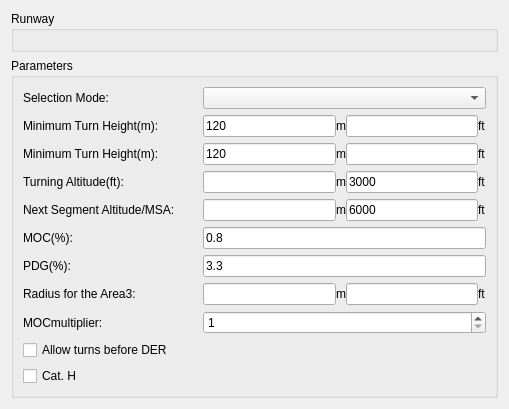
<?xml version="1.0" encoding="UTF-8"?>
<ui version="4.0">
 <class>Form</class>
 <widget class="QWidget" name="Form">
  <property name="geometry">
   <rect>
    <x>0</x>
    <y>0</y>
    <width>509</width>
    <height>368</height>
   </rect>
  </property>
  <property name="font">
   <font>
    <family>Arial</family>
    <weight>50</weight>
    <bold>false</bold>
   </font>
  </property>
  <property name="windowTitle">
   <string>Form</string>
  </property>
  <layout class="QVBoxLayout" name="verticalLayout">
   <item>
    <widget class="QGroupBox" name="gbRunway">
     <property name="title">
      <string>Runway</string>
     </property>
     <layout class="QVBoxLayout" name="vl_gbRunway"/>
    </widget>
   </item>
   <item>
    <widget class="QGroupBox" name="gbParameters">
     <property name="font">
      <font>
       <family>Arial</family>
       <weight>50</weight>
       <bold>false</bold>
      </font>
     </property>
     <property name="title">
      <string>Parameters</string>
     </property>
     <layout class="QVBoxLayout" name="vl_gbParameters">
      <item>
       <widget class="QFrame" name="frameSelectionMode">
        <property name="frameShape">
         <enum>QFrame::NoFrame</enum>
        </property>
        <property name="frameShadow">
         <enum>QFrame::Raised</enum>
        </property>
        <layout class="QHBoxLayout" name="hLayoutSelectionMode">
         <property name="spacing">
          <number>0</number>
         </property>
         <property name="margin">
          <number>0</number>
         </property>
         <item>
          <widget class="QLabel" name="label_66">
           <property name="minimumSize">
            <size>
             <width>180</width>
             <height>0</height>
            </size>
           </property>
           <property name="maximumSize">
            <size>
             <width>180</width>
             <height>16777215</height>
            </size>
           </property>
           <property name="font">
            <font>
             <weight>50</weight>
             <bold>false</bold>
            </font>
           </property>
           <property name="text">
            <string>Selection Mode:</string>
           </property>
          </widget>
         </item>
         <item>
          <widget class="QComboBox" name="cmbSelectionMode">
           <property name="sizePolicy">
            <sizepolicy hsizetype="Expanding" vsizetype="Fixed">
             <horstretch>0</horstretch>
             <verstretch>0</verstretch>
            </sizepolicy>
           </property>
           <property name="minimumSize">
            <size>
             <width>66</width>
             <height>0</height>
            </size>
           </property>
           <property name="font">
            <font>
             <weight>50</weight>
             <bold>false</bold>
            </font>
           </property>
           <property name="contextMenuPolicy">
            <enum>Qt::DefaultContextMenu</enum>
           </property>
          </widget>
         </item>
        </layout>
       </widget>
      </item>
      <item>
       <widget class="QFrame" name="frameMinTurnHeight">
        <property name="frameShape">
         <enum>QFrame::NoFrame</enum>
        </property>
        <property name="frameShadow">
         <enum>QFrame::Raised</enum>
        </property>
        <layout class="QHBoxLayout" name="horizontalLayout_70">
         <property name="spacing">
          <number>0</number>
         </property>
         <property name="margin">
          <number>0</number>
         </property>
         <item>
          <widget class="QLabel" name="label_78">
           <property name="minimumSize">
            <size>
             <width>180</width>
             <height>0</height>
            </size>
           </property>
           <property name="maximumSize">
            <size>
             <width>180</width>
             <height>16777215</height>
            </size>
           </property>
           <property name="font">
            <font>
             <weight>50</weight>
             <bold>false</bold>
            </font>
           </property>
           <property name="text">
            <string>Minimum Turn Height(m):</string>
           </property>
          </widget>
         </item>
         <item>
          <widget class="QLineEdit" name="txtMinTurnHeight">
           <property name="font">
            <font>
             <weight>50</weight>
             <bold>false</bold>
            </font>
           </property>
           <property name="text">
            <string>120</string>
           </property>
          </widget>
         </item>
         <item>
          <widget class="QLabel" name="label_7">
           <property name="text">
            <string>m</string>
           </property>
          </widget>
         </item>
         <item>
          <widget class="QLineEdit" name="txtMinTurnHeightFt"/>
         </item>
         <item>
          <widget class="QLabel" name="label_8">
           <property name="text">
            <string>ft</string>
           </property>
          </widget>
         </item>
        </layout>
       </widget>
      </item>
      <item>
       <widget class="QFrame" name="frameMinTurnHeight_CATH">
        <property name="frameShape">
         <enum>QFrame::NoFrame</enum>
        </property>
        <property name="frameShadow">
         <enum>QFrame::Raised</enum>
        </property>
        <layout class="QHBoxLayout" name="horizontalLayout_73">
         <property name="spacing">
          <number>0</number>
         </property>
         <property name="margin">
          <number>0</number>
         </property>
         <item>
          <widget class="QLabel" name="label_81">
           <property name="minimumSize">
            <size>
             <width>180</width>
             <height>0</height>
            </size>
           </property>
           <property name="maximumSize">
            <size>
             <width>180</width>
             <height>16777215</height>
            </size>
           </property>
           <property name="font">
            <font>
             <weight>50</weight>
             <bold>false</bold>
            </font>
           </property>
           <property name="text">
            <string>Minimum Turn Height(m):</string>
           </property>
          </widget>
         </item>
         <item>
          <widget class="QLineEdit" name="txtMinTurnHeight_CATH">
           <property name="font">
            <font>
             <weight>50</weight>
             <bold>false</bold>
            </font>
           </property>
           <property name="text">
            <string>120</string>
           </property>
          </widget>
         </item>
         <item>
          <widget class="QLabel" name="label_9">
           <property name="text">
            <string>m</string>
           </property>
          </widget>
         </item>
         <item>
          <widget class="QLineEdit" name="txtMinTurnHeight_CATH_2"/>
         </item>
         <item>
          <widget class="QLabel" name="label_10">
           <property name="text">
            <string>ft</string>
           </property>
          </widget>
         </item>
        </layout>
       </widget>
      </item>
      <item>
       <widget class="QFrame" name="frameTurningAltitude">
        <property name="frameShape">
         <enum>QFrame::NoFrame</enum>
        </property>
        <property name="frameShadow">
         <enum>QFrame::Raised</enum>
        </property>
        <layout class="QHBoxLayout" name="hLayoutTurningAltitude">
         <property name="spacing">
          <number>0</number>
         </property>
         <property name="margin">
          <number>0</number>
         </property>
         <item>
          <widget class="QLabel" name="label_79">
           <property name="minimumSize">
            <size>
             <width>180</width>
             <height>0</height>
            </size>
           </property>
           <property name="maximumSize">
            <size>
             <width>180</width>
             <height>16777215</height>
            </size>
           </property>
           <property name="font">
            <font>
             <weight>50</weight>
             <bold>false</bold>
            </font>
           </property>
           <property name="text">
            <string>Turning Altitude(ft):</string>
           </property>
          </widget>
         </item>
         <item>
          <widget class="QLineEdit" name="txtTurningAltitudeM"/>
         </item>
         <item>
          <widget class="QLabel" name="label">
           <property name="text">
            <string>m</string>
           </property>
          </widget>
         </item>
         <item>
          <widget class="QLineEdit" name="txtTurningAltitude">
           <property name="font">
            <font>
             <weight>50</weight>
             <bold>false</bold>
            </font>
           </property>
           <property name="text">
            <string>3000</string>
           </property>
          </widget>
         </item>
         <item>
          <widget class="QLabel" name="label_2">
           <property name="text">
            <string>ft</string>
           </property>
          </widget>
         </item>
        </layout>
       </widget>
      </item>
      <item>
       <widget class="QFrame" name="frameNextSegmentAltitude">
        <property name="frameShape">
         <enum>QFrame::NoFrame</enum>
        </property>
        <property name="frameShadow">
         <enum>QFrame::Raised</enum>
        </property>
        <layout class="QHBoxLayout" name="horizontalLayout_72">
         <property name="spacing">
          <number>0</number>
         </property>
         <property name="margin">
          <number>0</number>
         </property>
         <item>
          <widget class="QLabel" name="label_80">
           <property name="minimumSize">
            <size>
             <width>180</width>
             <height>0</height>
            </size>
           </property>
           <property name="maximumSize">
            <size>
             <width>180</width>
             <height>16777215</height>
            </size>
           </property>
           <property name="font">
            <font>
             <weight>50</weight>
             <bold>false</bold>
            </font>
           </property>
           <property name="text">
            <string>Next Segment Altitude/MSA:</string>
           </property>
          </widget>
         </item>
         <item>
          <widget class="QLineEdit" name="txtNextSegmentAltitudeM"/>
         </item>
         <item>
          <widget class="QLabel" name="label_3">
           <property name="text">
            <string>m</string>
           </property>
          </widget>
         </item>
         <item>
          <widget class="QLineEdit" name="txtNextSegmentAltitude">
           <property name="font">
            <font>
             <weight>50</weight>
             <bold>false</bold>
            </font>
           </property>
           <property name="text">
            <string>6000</string>
           </property>
          </widget>
         </item>
         <item>
          <widget class="QLabel" name="label_4">
           <property name="text">
            <string>ft</string>
           </property>
          </widget>
         </item>
        </layout>
       </widget>
      </item>
      <item>
       <widget class="QFrame" name="frameMOC">
        <property name="frameShape">
         <enum>QFrame::NoFrame</enum>
        </property>
        <property name="frameShadow">
         <enum>QFrame::Raised</enum>
        </property>
        <layout class="QHBoxLayout" name="horizontalLayout_69">
         <property name="spacing">
          <number>0</number>
         </property>
         <property name="margin">
          <number>0</number>
         </property>
         <item>
          <widget class="QLabel" name="label_77">
           <property name="minimumSize">
            <size>
             <width>180</width>
             <height>0</height>
            </size>
           </property>
           <property name="maximumSize">
            <size>
             <width>180</width>
             <height>16777215</height>
            </size>
           </property>
           <property name="font">
            <font>
             <weight>50</weight>
             <bold>false</bold>
            </font>
           </property>
           <property name="text">
            <string>MOC(%):</string>
           </property>
          </widget>
         </item>
         <item>
          <widget class="QLineEdit" name="txtMoc">
           <property name="font">
            <font>
             <weight>50</weight>
             <bold>false</bold>
            </font>
           </property>
           <property name="text">
            <string>0.8</string>
           </property>
          </widget>
         </item>
        </layout>
       </widget>
      </item>
      <item>
       <widget class="QFrame" name="framePDG">
        <property name="frameShape">
         <enum>QFrame::NoFrame</enum>
        </property>
        <property name="frameShadow">
         <enum>QFrame::Raised</enum>
        </property>
        <layout class="QHBoxLayout" name="horizontalLayout_60">
         <property name="spacing">
          <number>0</number>
         </property>
         <property name="margin">
          <number>0</number>
         </property>
         <item>
          <widget class="QLabel" name="label_68">
           <property name="minimumSize">
            <size>
             <width>180</width>
             <height>0</height>
            </size>
           </property>
           <property name="maximumSize">
            <size>
             <width>180</width>
             <height>16777215</height>
            </size>
           </property>
           <property name="font">
            <font>
             <weight>50</weight>
             <bold>false</bold>
            </font>
           </property>
           <property name="text">
            <string>PDG(%):</string>
           </property>
          </widget>
         </item>
         <item>
          <widget class="QLineEdit" name="txtPdg">
           <property name="font">
            <font>
             <weight>50</weight>
             <bold>false</bold>
            </font>
           </property>
           <property name="text">
            <string>3.3</string>
           </property>
          </widget>
         </item>
        </layout>
       </widget>
      </item>
      <item>
       <widget class="QFrame" name="frameNextSegmentAltitude_2">
        <property name="frameShape">
         <enum>QFrame::NoFrame</enum>
        </property>
        <property name="frameShadow">
         <enum>QFrame::Raised</enum>
        </property>
        <layout class="QHBoxLayout" name="horizontalLayout_74">
         <property name="spacing">
          <number>0</number>
         </property>
         <property name="margin">
          <number>0</number>
         </property>
         <item>
          <widget class="QLabel" name="label_82">
           <property name="minimumSize">
            <size>
             <width>180</width>
             <height>0</height>
            </size>
           </property>
           <property name="maximumSize">
            <size>
             <width>180</width>
             <height>16777215</height>
            </size>
           </property>
           <property name="font">
            <font>
             <weight>50</weight>
             <bold>false</bold>
            </font>
           </property>
           <property name="text">
            <string>Radius for the Area3:</string>
           </property>
          </widget>
         </item>
         <item>
          <widget class="QLineEdit" name="txtRadius"/>
         </item>
         <item>
          <widget class="QLabel" name="label_5">
           <property name="text">
            <string>m</string>
           </property>
          </widget>
         </item>
         <item>
          <widget class="QLineEdit" name="txtRadiusFt">
           <property name="font">
            <font>
             <weight>50</weight>
             <bold>false</bold>
            </font>
           </property>
           <property name="text">
            <string/>
           </property>
          </widget>
         </item>
         <item>
          <widget class="QLabel" name="label_6">
           <property name="text">
            <string>ft</string>
           </property>
          </widget>
         </item>
        </layout>
       </widget>
      </item>
      <item>
       <widget class="QFrame" name="frameMOCmultipiler">
        <property name="frameShape">
         <enum>QFrame::NoFrame</enum>
        </property>
        <property name="frameShadow">
         <enum>QFrame::Raised</enum>
        </property>
        <layout class="QHBoxLayout" name="horizontalLayout_76">
         <property name="spacing">
          <number>0</number>
         </property>
         <property name="margin">
          <number>0</number>
         </property>
         <item>
          <widget class="QLabel" name="label_84">
           <property name="minimumSize">
            <size>
             <width>180</width>
             <height>0</height>
            </size>
           </property>
           <property name="maximumSize">
            <size>
             <width>180</width>
             <height>16777215</height>
            </size>
           </property>
           <property name="font">
            <font>
             <weight>50</weight>
             <bold>false</bold>
            </font>
           </property>
           <property name="text">
            <string>MOCmultiplier:</string>
           </property>
          </widget>
         </item>
         <item>
          <widget class="QSpinBox" name="mocSpinBox">
           <property name="enabled">
            <bool>true</bool>
           </property>
           <property name="sizePolicy">
            <sizepolicy hsizetype="Expanding" vsizetype="Fixed">
             <horstretch>0</horstretch>
             <verstretch>0</verstretch>
            </sizepolicy>
           </property>
           <property name="minimumSize">
            <size>
             <width>66</width>
             <height>0</height>
            </size>
           </property>
           <property name="minimum">
            <number>1</number>
           </property>
          </widget>
         </item>
        </layout>
       </widget>
      </item>
      <item>
       <widget class="QCheckBox" name="chbTurnsBeforeDer">
        <property name="font">
         <font>
          <weight>50</weight>
          <bold>false</bold>
         </font>
        </property>
        <property name="text">
         <string>Allow turns before DER</string>
        </property>
       </widget>
      </item>
      <item>
       <widget class="QCheckBox" name="chbCatH">
        <property name="font">
         <font>
          <weight>50</weight>
          <bold>false</bold>
         </font>
        </property>
        <property name="text">
         <string>Cat. H</string>
        </property>
       </widget>
      </item>
     </layout>
    </widget>
   </item>
  </layout>
 </widget>
 <resources/>
 <connections/>
</ui>
